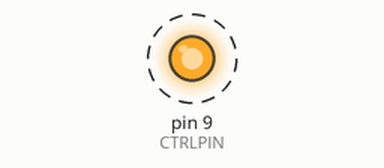
Recording of a sketch running on a simulated Arduino Uno, built with avr-gcc and run on an emulated ATmega328P. On the bench: output pins drawn as LEDs (lit = HIGH). Dashed ring = blinking.

Above: at 0.2 s.
Timing chart, 0 to 3.7 s (numbered marks = the images above):
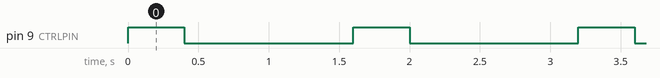

Measured:
- by itself, pin 9 (CTRLPIN): alternates HIGH for 0.40 s and LOW for 1.2 s

The sketch:

sketch.ino
```cpp
#define CTRLPIN 9

void setup()
{
    pinMode(CTRLPIN, OUTPUT);
}

void loop()
{
    digitalWrite(CTRLPIN, HIGH);
    delay(400);
    digitalWrite(CTRLPIN, LOW);
    delay(1200);
}
```
